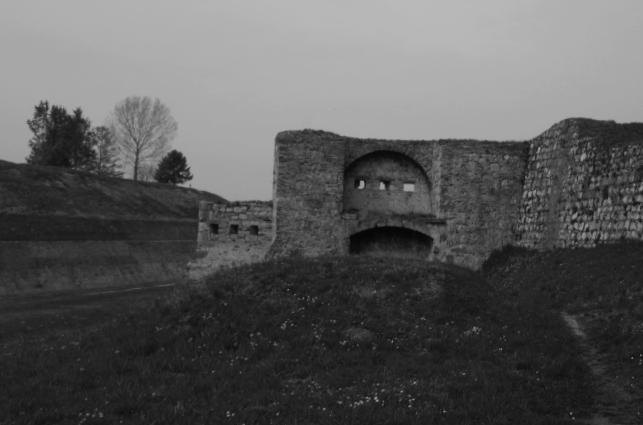
#> input picture Advanced Topics in Computer Vision/Optical Flow Estimation/disparity/cporta_left.png, 643 x 425 px, given in place of 049.jpg, which was not available
$ python project1.py
#> lines starting #> are read from the running program, lines starting #| are printed output that depends on the picture; pictures that were not available may be replaced by others from this repository, and a replacement may not be noted
### Advanced Topics in Computer Vision/Optical Flow Estimation/project1/of_methods.py
# -*- coding: utf-8 -*-
"""
Created on Tue Feb 28 22:40:58 2023

@author: Asus
"""
import numpy as np
import cv2
from ex1_utils import gaussderiv, gausssmooth


def lucas_kanade(im1, im2, N=5, sigma=1, return_grads = False):

      # Computing spacial and temporal derivatives
      Ix1, Iy1 = gaussderiv(im1, sigma)
      Ix2, Iy2 = gaussderiv(im2, sigma)
      Ix = (Ix1+Ix2)/2
      Iy = (Iy1+Iy2)/2
      It = im2 - im1
      It = gausssmooth(It, 1)

      kernel = np.ones((N,N), dtype=np.float32)

      # Computing the products of derivatives
      IxIx = cv2.filter2D(Ix * Ix, -1, kernel)
      IyIy = cv2.filter2D(Iy * Iy, -1, kernel)
      IxIy = cv2.filter2D(Ix * Iy, -1, kernel)
      IxIt = cv2.filter2D(Ix * It, -1, kernel)
      IyIt = cv2.filter2D(Iy * It, -1, kernel)

      D = (IxIx * IyIy - IxIy**2)
      correction = 1e-06

      U = np.where(D != 0.0, -(IyIy * IxIt - IxIy * IyIt) / (D + correction), 0.0)
      V = np.where(D != 0.0, -(IxIx * IyIt - IxIy * IxIt) / (D + correction), 0.0)

      if return_grads == True:
          return U, V, Ix, Iy, It, IxIx, IyIy

      return U, V


def horn_schunck(im1, im2, lmbd=0.5, num_iters=1000, sigma=1, eps=1e-4, init_LK=False):

    if init_LK == False:
        # Gaussian smoothing
        im1 = gausssmooth(im1, sigma)
        im2 = gausssmooth(im2, sigma)

        # Computing spacial and temporal derivatives
        kernel_x = np.array([[-1/2, 1/2], [-1/2, 1/2]])
        kernel_y = kernel_x.T
        kernel_t = np.array([[1/4, 1/4], [1/4, 1/4]])
        Ix = cv2.filter2D(im1, -1, kernel_x)
        Iy = cv2.filter2D(im1, -1, kernel_y)
        It = cv2.filter2D(im1 - im2, -1, kernel_t)

        kernel = np.ones((5,5), dtype=np.float32)
        # Computing the products of derivatives
        IxIx = cv2.filter2D(Ix * Ix, -1, kernel)
        IyIy = cv2.filter2D(Iy * Iy, -1, kernel)

        U = np.zeros_like(im1)
        V = np.zeros_like(im1)

        D= IxIx + IyIy + lmbd
        Ld = np.array([[0, 1/4, 0], [1/4, 0, 1/4], [0, 1/4, 0]])

    if init_LK == True:
        U, V, Ix, Iy, It, IxIx, IyIy = lucas_kanade(im1, im2, 5, return_grads=True)
        D = IxIx + IyIy + lmbd
        Ld = np.array([[0, 1/4, 0], [1/4, 0, 1/4], [0, 1/4, 0]])

    for i in range(num_iters):
        # Computing update for U and V
        U_a = cv2.filter2D(U, -1, Ld)
        V_a = cv2.filter2D(V, -1, Ld)
        P = Ix*U_a + Iy*V_a + It
        # Updating U and V
        U_new = U_a - Ix*(P/D)
        V_new = V_a - Iy*(P/D)
        # Checking convergence
        diff = np.max(np.abs(U_new - U)) + np.max(np.abs(V_new - V))
        if diff < eps:
            break

        U = U_new
        V = V_new

    return U, V

### Advanced Topics in Computer Vision/Optical Flow Estimation/project1/ex1_utils.py
import math
import numpy as np
import cv2
from matplotlib.colors import hsv_to_rgb


def gaussderiv(img, sigma):
    x = np.array(list(range(math.floor(-3.0 * sigma + 0.5), math.floor(3.0 * sigma + 0.5) + 1)))
    G = np.exp(-x**2 / (2 * sigma**2))
    G = G / np.sum(G)

    D = -2 * (x * np.exp(-x**2 / (2 * sigma**2))) / (np.sqrt(2 * math.pi) * sigma**3)
    D = D / (np.sum(np.abs(D)) / 2)

    Dx = cv2.sepFilter2D(img, -1, D, G)
    Dy = cv2.sepFilter2D(img, -1, G, D)

    return Dx, Dy

def gausssmooth(img, sigma):
    x = np.array(list(range(math.floor(-3.0 * sigma + 0.5), math.floor(3.0 * sigma + 0.5) + 1)))
    G = np.exp(-x**2 / (2 * sigma**2))
    G = G / np.sum(G)
    return cv2.sepFilter2D(img, -1, G, G)

def show_flow(U, V, ax, type='field', set_aspect=False):
    if type == 'field':
        scaling = 0.1
        u = cv2.resize(gausssmooth(U, 1.5), (0, 0), fx=scaling, fy=scaling)
        v = cv2.resize(gausssmooth(V, 1.5), (0, 0), fx=scaling, fy=scaling)

        x_ = (np.array(list(range(1, u.shape[1] + 1))) - 0.5) / scaling
        y_ = -(np.array(list(range(1, u.shape[0] + 1))) - 0.5) / scaling
        x, y = np.meshgrid(x_, y_)

        ax.quiver(x, y, -u * 5, v * 5)
        if set_aspect:
            ax.set_aspect(1.)
    elif type == 'magnitude':
        magnitude = np.sqrt(U**2 + V**2)
        ax.imshow(np.minimum(1, magnitude))
    elif type == 'angle':
        angle = np.arctan2(V, U) + math.pi
        im_hsv = np.concatenate((np.expand_dims(angle / (2 * math.pi), -1),
                                np.expand_dims(np.ones(angle.shape, dtype=np.float32), -1),
                                np.expand_dims(np.ones(angle.shape, dtype=np.float32), -1)), axis=-1)
        ax.imshow(hsv_to_rgb(im_hsv))
    elif type == 'angle_magnitude':
        magnitude = np.sqrt(U**2 + V**2)
        angle = np.arctan2(V, U) + math.pi
        im_hsv = np.concatenate((np.expand_dims(angle / (2 * math.pi), -1),
                                np.expand_dims(np.minimum(1, magnitude), -1),
                                np.expand_dims(np.ones(angle.shape, dtype=np.float32), -1)), axis=-1)
        ax.imshow(hsv_to_rgb(im_hsv))
    else:
        print('Error: unknown optical flow visualization type.')
        exit(-1)

def rotate_image(img, angle):
    center = tuple(np.array(img.shape[1::-1]) / 2)
    rot_mat = cv2.getRotationMatrix2D(center, angle, 1.0)
    rotated = cv2.warpAffine(img, rot_mat, img.shape[1::-1], flags=cv2.INTER_LINEAR)
    return rotated

### Advanced Topics in Computer Vision/Optical Flow Estimation/project1/project1.py
# -*- coding: utf-8 -*-
"""
Created on Tue Feb 28 23:04:24 2023

@author: Asus
"""
import numpy as np
import matplotlib.pyplot as plt
import time
import cv2
from ex1_utils import rotate_image , show_flow
from of_methods import lucas_kanade, horn_schunck

# LOADING ALL THE IMAGES
im1 = np.random.rand(200,200).astype(np.float32)
im2 = im1.copy( )
im2 = rotate_image(im2, -1)

im1_lab = cv2.imread('lab2/049.jpg', cv2.IMREAD_GRAYSCALE).astype('float32') / 255.0
#> im1_lab: shape (425, 643) float32; min 0.0196, max 0.729, mean 0.348
im2_lab = cv2.imread('lab2/050.jpg', cv2.IMREAD_GRAYSCALE).astype('float32')/255.0
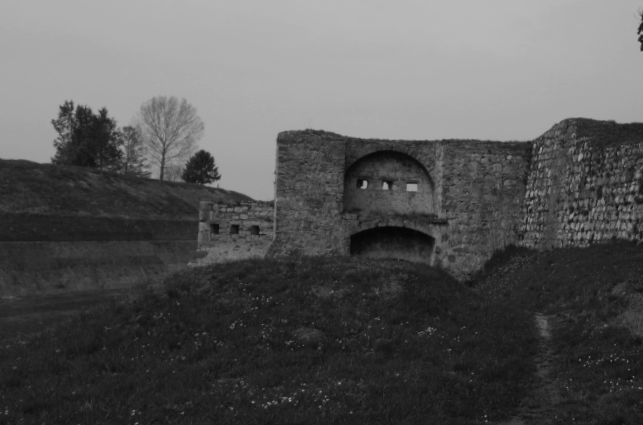
#> input picture Advanced Topics in Computer Vision/Optical Flow Estimation/disparity/cporta_right.png, 643 x 425 px, given in place of 050.jpg, which was not available
#> im2_lab: shape (425, 643) float32; min 0.0196, max 0.725, mean 0.346
im1_off = cv2.imread('disparity/office_left.png', cv2.IMREAD_GRAYSCALE).astype('float32') / 255.0
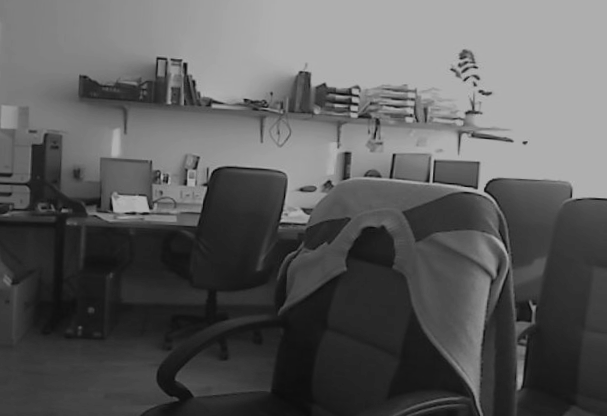
#> input picture Advanced Topics in Computer Vision/Optical Flow Estimation/disparity/office_left.png, 607 x 416 px, found by its file name
#> im1_off: shape (416, 607) float32; min 0.0275, max 0.729, mean 0.361
im2_off = cv2.imread('disparity/office_right.png', cv2.IMREAD_GRAYSCALE).astype('float32')/255.0
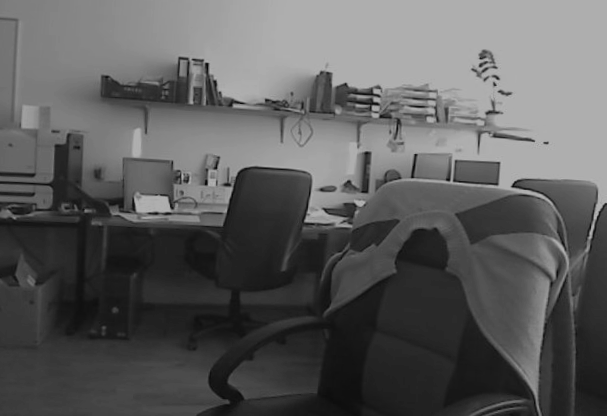
#> input picture Advanced Topics in Computer Vision/Optical Flow Estimation/disparity/office_right.png, 607 x 416 px, found by its file name
#> im2_off: shape (416, 607) float32; min 0.0235, max 0.722, mean 0.364
im1_car = cv2.imread('collision/00000148.jpg', cv2.IMREAD_GRAYSCALE).astype('float32') / 255.0
im2_car = cv2.imread('collision/00000149.jpg', cv2.IMREAD_GRAYSCALE).astype('float32')/255.0
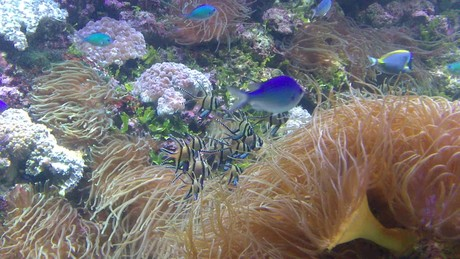
#> input picture Advanced Topics in Computer Vision/Mean-shift Tracking/vot2014/fish1/00000149.jpg, 460 x 259 px, found by its file name
#> im2_car: shape (259, 460) float32; min 0.0745, max 1, mean 0.464
images = [(im1_car, im2_car), (im1_lab, im2_lab), (im1_off, im2_off)]


# LK and HS on random noise images

U_lk, V_lk = lucas_kanade(im1, im2, 3)
U_hs, V_hs = horn_schunck(im1, im2, 0.5, 1000)

fig1, ((ax1_11 ,ax1_12), (ax1_21, ax1_22)) = plt.subplots(2, 2, figsize = (5.3,5))
ax1_11.imshow(im1)
ax1_12.imshow(im2)
show_flow(U_lk, V_lk, ax1_21, type='angle')
show_flow(U_lk, V_lk, ax1_22, type='field', set_aspect=True)
fig1.suptitle ('Lucas−Kanade Optical Flow')
#plt.savefig('random_LK.png', dpi=300)
plt.show()

fig2, ((ax2_11, ax2_12), (ax2_21, ax2_22)) = plt.subplots(2, 2, figsize= (5.3,5))
ax2_11.imshow(im1)
ax2_12.imshow(im2)
show_flow(U_hs, V_hs, ax2_21, type='angle')
show_flow(U_hs, V_hs, ax2_22, type='field', set_aspect=True)
fig2.suptitle('Horn−Schunck Optical Flow')
#plt.savefig('random_HS.png', dpi=300)
plt.show()
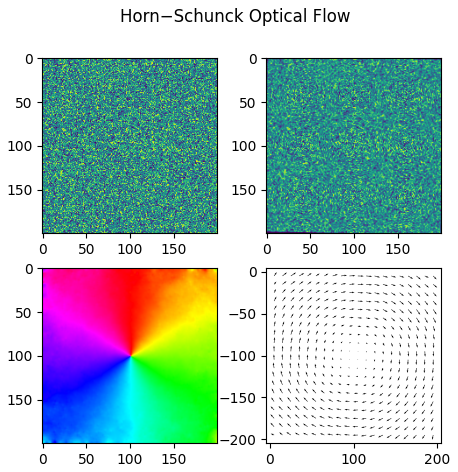
#> figure drawn by matplotlib, 4 panels

def test_on_3_pairs():
    index = 1
    for im1, im2 in images:
        U_lk, V_lk = lucas_kanade(im1, im2, 5)
        U_hs, V_hs = horn_schunck(im1, im2, 0.5, 1000)

        # Creating a plot
        fig, ((ax_1, ax_2, ax_3, ax_4, ax_5, ax_6)) = plt.subplots(1, 6, figsize = (22,3))
        ax_1.imshow(im1, cmap='gray')
        ax_2.imshow(im2, cmap ='gray')
        show_flow(U_lk, V_lk, ax_3, type='angle')
        show_flow(U_lk, V_lk, ax_4, type='field', set_aspect=True)
        show_flow(U_hs, V_hs, ax_5, type='angle')
        show_flow(U_hs, V_hs, ax_6, type='field', set_aspect=True)
        ax_1.set_title('Input image 1')
        ax_2.set_title('Input image 2')
        ax_3.set_title('LK -Angle')
        ax_4.set_title('LK - Field')
        ax_5.set_title('HS - Angle')
        ax_6.set_title('HS - Field')

        #plt.savefig('image_pair{}.png'.format(index), dpi=300)
        index += 1
        plt.show( )
#> this loop made 1 pass
#> pass 1, in gaussderiv (call 3), `Dy = cv2.sepFilter2D(img, -1, G, D)`:
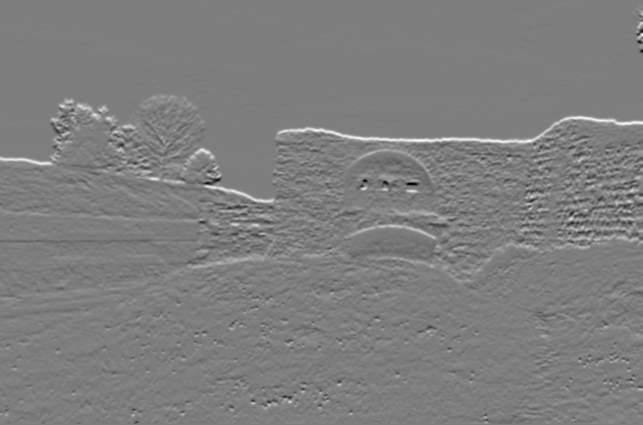
#> Dy: shape (425, 643) float32; min -0.425, max 0.437, mean 0.0037; drawn with min black and max white
#> after the loop:
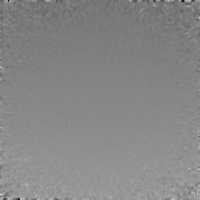
#> U_lk: shape (200, 200) float32; min -5.76, max 5.09, mean -0.00359; drawn with min black and max white
#> after the loop, index = 1

# [85 lines left out: functions LK_parameters, HS_parameters, init_HS_with_LK, not called in this run]


#> (the run stopped early here; a loop or call above may not have finished)
